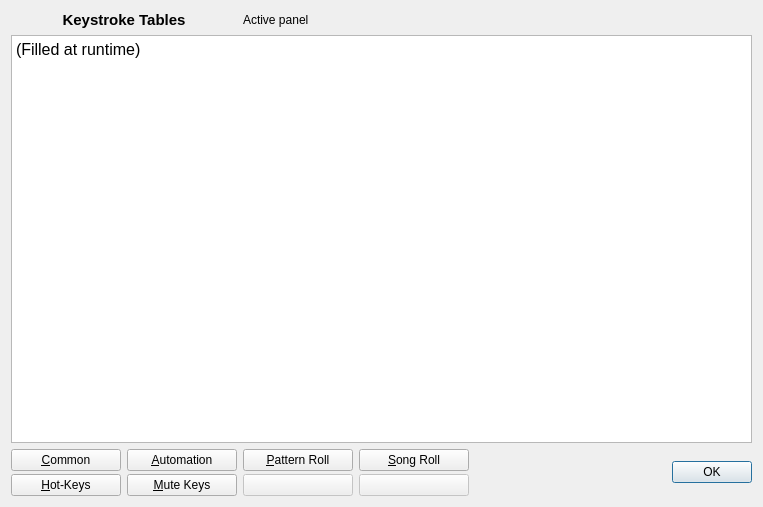
<?xml version="1.0" encoding="UTF-8"?>
<ui version="4.0">
 <class>qsappinfo</class>
 <widget class="QDialog" name="qsappinfo">
  <property name="geometry">
   <rect>
    <x>0</x>
    <y>0</y>
    <width>763</width>
    <height>507</height>
   </rect>
  </property>
  <property name="windowTitle">
   <string>Keystroke Summaries</string>
  </property>
  <layout class="QGridLayout" name="gridLayout_2">
   <item row="0" column="0">
    <widget class="QLabel" name="panelLabel">
     <property name="font">
      <font>
       <pointsize>11</pointsize>
       <bold>true</bold>
      </font>
     </property>
     <property name="text">
      <string>Keystroke Tables</string>
     </property>
     <property name="alignment">
      <set>Qt::AlignmentFlag::AlignCenter</set>
     </property>
    </widget>
   </item>
   <item row="0" column="1" colspan="2">
    <widget class="QLabel" name="appPanelLabel">
     <property name="text">
      <string>Active panel</string>
     </property>
    </widget>
   </item>
   <item row="1" column="0" colspan="3">
    <widget class="QTextBrowser" name="textBrowser">
     <property name="html">
      <string>&lt;!DOCTYPE HTML PUBLIC &quot;-//W3C//DTD HTML 4.0//EN&quot; &quot;http://www.w3.org/TR/REC-html40/strict.dtd&quot;&gt;
&lt;html&gt;&lt;head&gt;&lt;meta name=&quot;qrichtext&quot; content=&quot;1&quot; /&gt;&lt;meta charset=&quot;utf-8&quot; /&gt;&lt;style type=&quot;text/css&quot;&gt;
p, li { white-space: pre-wrap; }
hr { height: 1px; border-width: 0; }
li.unchecked::marker { content: &quot;\2610&quot;; }
li.checked::marker { content: &quot;\2612&quot;; }
&lt;/style&gt;&lt;/head&gt;&lt;body style=&quot; font-family:'Noto Sans'; font-size:12pt; font-weight:400; font-style:normal;&quot;&gt;
&lt;p style=&quot; margin-top:0px; margin-bottom:0px; margin-left:0px; margin-right:0px; -qt-block-indent:0; text-indent:0px;&quot;&gt;(Filled at runtime)&lt;/p&gt;&lt;/body&gt;&lt;/html&gt;</string>
     </property>
    </widget>
   </item>
   <item row="2" column="0" colspan="2">
    <layout class="QGridLayout" name="gridLayout">
     <property name="verticalSpacing">
      <number>3</number>
     </property>
     <item row="0" column="0">
      <widget class="QPushButton" name="buttonCommonKeys">
       <property name="minimumSize">
        <size>
         <width>110</width>
         <height>0</height>
        </size>
       </property>
       <property name="text">
        <string>&amp;Common</string>
       </property>
      </widget>
     </item>
     <item row="0" column="1">
      <widget class="QPushButton" name="buttonAutomation">
       <property name="minimumSize">
        <size>
         <width>110</width>
         <height>0</height>
        </size>
       </property>
       <property name="text">
        <string>&amp;Automation</string>
       </property>
      </widget>
     </item>
     <item row="0" column="2">
      <widget class="QPushButton" name="buttonSeqroll">
       <property name="minimumSize">
        <size>
         <width>110</width>
         <height>0</height>
        </size>
       </property>
       <property name="text">
        <string>&amp;Pattern Roll</string>
       </property>
      </widget>
     </item>
     <item row="0" column="3">
      <widget class="QPushButton" name="buttonPerfroll">
       <property name="minimumSize">
        <size>
         <width>110</width>
         <height>0</height>
        </size>
       </property>
       <property name="text">
        <string>&amp;Song Roll</string>
       </property>
      </widget>
     </item>
     <item row="1" column="0">
      <widget class="QPushButton" name="buttonHotKeys">
       <property name="minimumSize">
        <size>
         <width>110</width>
         <height>0</height>
        </size>
       </property>
       <property name="text">
        <string>&amp;Hot-Keys</string>
       </property>
      </widget>
     </item>
     <item row="1" column="1">
      <widget class="QPushButton" name="buttonMutesKeys">
       <property name="minimumSize">
        <size>
         <width>110</width>
         <height>0</height>
        </size>
       </property>
       <property name="text">
        <string>&amp;Mute Keys</string>
       </property>
      </widget>
     </item>
     <item row="1" column="2">
      <widget class="QPushButton" name="buttonReserved_1">
       <property name="enabled">
        <bool>false</bool>
       </property>
       <property name="minimumSize">
        <size>
         <width>110</width>
         <height>0</height>
        </size>
       </property>
       <property name="text">
        <string/>
       </property>
      </widget>
     </item>
     <item row="1" column="3">
      <widget class="QPushButton" name="buttonReserved_2">
       <property name="enabled">
        <bool>false</bool>
       </property>
       <property name="minimumSize">
        <size>
         <width>110</width>
         <height>0</height>
        </size>
       </property>
       <property name="text">
        <string/>
       </property>
      </widget>
     </item>
    </layout>
   </item>
   <item row="2" column="2">
    <widget class="QDialogButtonBox" name="buttonBox">
     <property name="orientation">
      <enum>Qt::Orientation::Horizontal</enum>
     </property>
     <property name="standardButtons">
      <set>QDialogButtonBox::StandardButton::Ok</set>
     </property>
    </widget>
   </item>
  </layout>
 </widget>
 <tabstops>
  <tabstop>textBrowser</tabstop>
  <tabstop>buttonCommonKeys</tabstop>
  <tabstop>buttonAutomation</tabstop>
  <tabstop>buttonSeqroll</tabstop>
  <tabstop>buttonPerfroll</tabstop>
  <tabstop>buttonHotKeys</tabstop>
 </tabstops>
 <resources/>
 <connections>
  <connection>
   <sender>buttonBox</sender>
   <signal>accepted()</signal>
   <receiver>qsappinfo</receiver>
   <slot>accept()</slot>
   <hints>
    <hint type="sourcelabel">
     <x>248</x>
     <y>254</y>
    </hint>
    <hint type="destinationlabel">
     <x>157</x>
     <y>274</y>
    </hint>
   </hints>
  </connection>
  <connection>
   <sender>buttonBox</sender>
   <signal>rejected()</signal>
   <receiver>qsappinfo</receiver>
   <slot>reject()</slot>
   <hints>
    <hint type="sourcelabel">
     <x>316</x>
     <y>260</y>
    </hint>
    <hint type="destinationlabel">
     <x>286</x>
     <y>274</y>
    </hint>
   </hints>
  </connection>
 </connections>
</ui>
